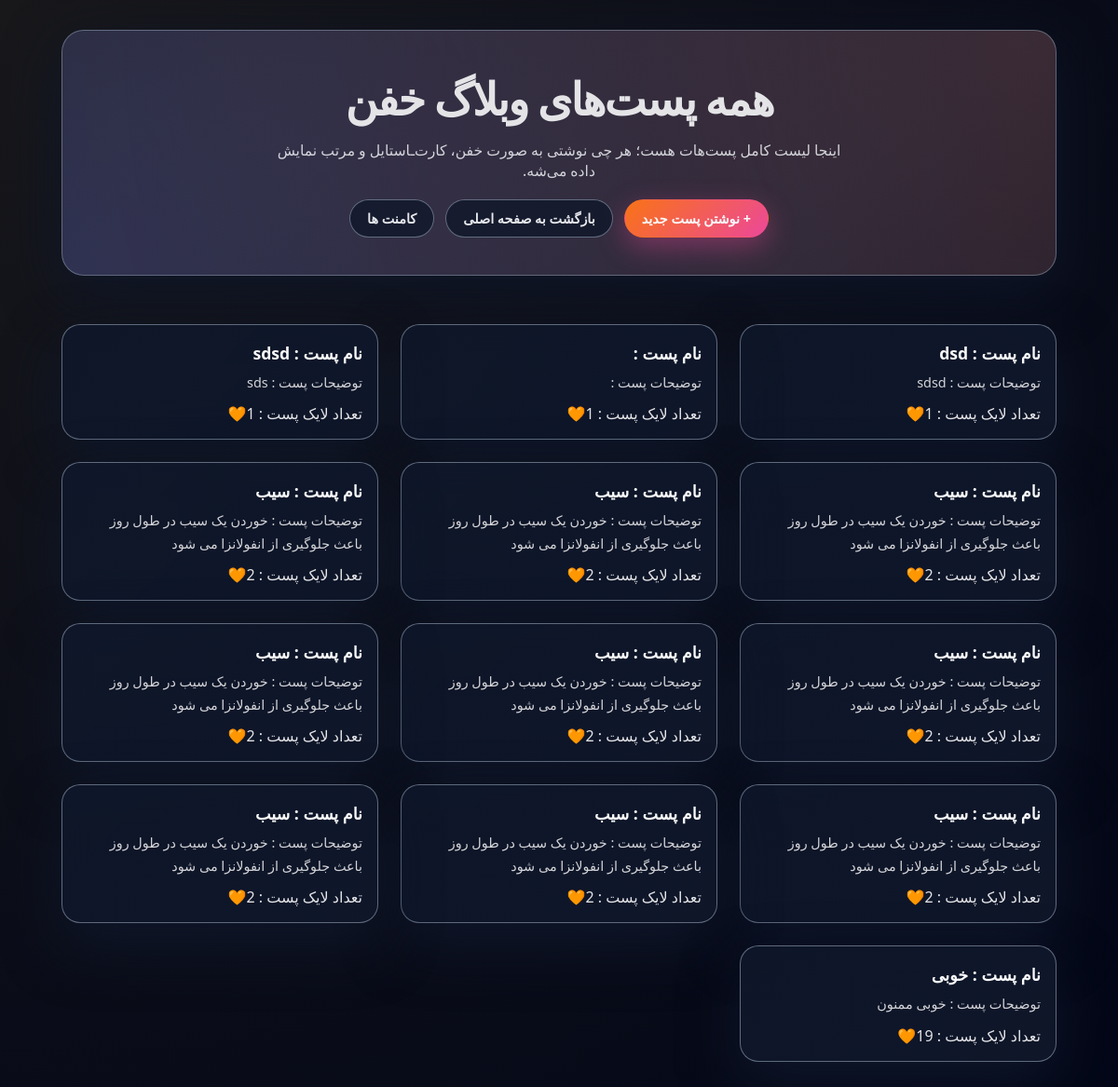
The app's page /posts/, older data.
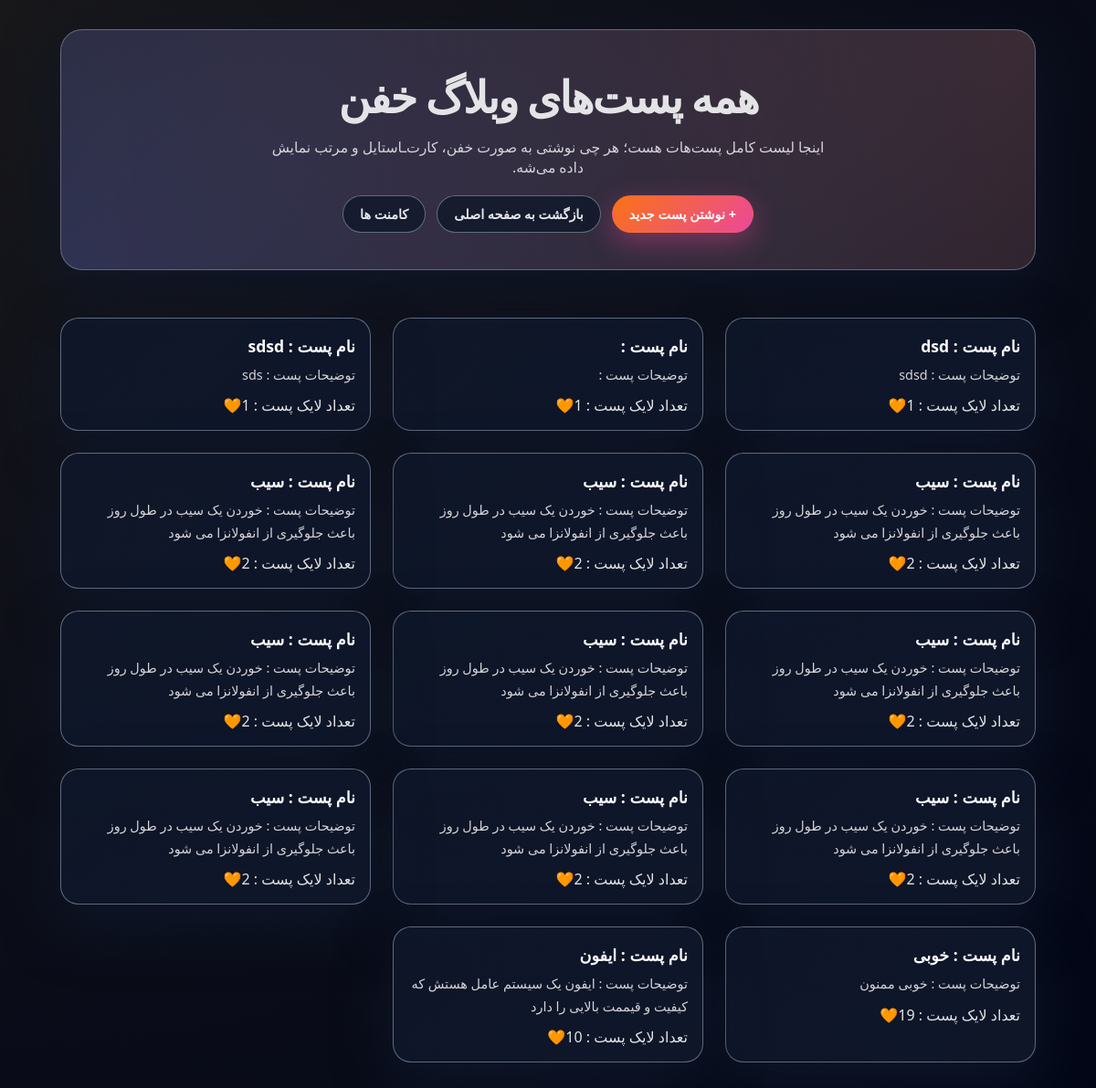
The same page, newer data.
### BlogPost/models.py (models this page shows)
class blogPost(models.Model):
    title = models.CharField(max_length=100)
    desc = models.TextField()
    likes = models.IntegerField(max_length=2)
    Publish = models.DateTimeField(auto_now_add=True)
    Update = models.DateTimeField(auto_now=True)

### BlogPost/views.py (the view)
# urls.py: path('posts/', index, name='posts'),
def index(request):
    posts = blogPost.objects.all()
    context = {
        'posts': posts
    }
    return render(request, "base/index.html", context)

### BlogPost/templates/base/index.html (shortened to what this page needs)
{% load static %}
<!DOCTYPE html>
<html lang="fa">
<head>
    <link rel="stylesheet" href="{% static 'css/style.css' %}">
</head>
<body>
<div class="page-wrapper">
  <header class="site-header hero-section">
    <div class="hero-content">
      <h1 class="site-title">همه پست‌های وبلاگ خفن</h1>
      <p class="site-subtitle">
        اینجا لیست کامل پست‌هات هست؛ هر چی نوشتی به صورت خفن، کارت‌ـاستایل و مرتب نمایش داده می‌شه.
      </p>
      <div class="hero-actions">
        <a href="{% url 'addpost' %}" class="btn btn-primary">+ نوشتن پست جدید</a>
        <a href="{% url 'home' %}" class="btn btn-secondary">بازگشت به صفحه اصلی</a>
        <a href="{% url 'comment' %}" class="btn btn-secondary">کامنت ها </a>
      </div>
    </div>
  </header>
  <main class="content">
    <section id="posts" class="posts-grid">
      {% for post in posts %}
      <article class="post-card glass-card">
        <div class="post-card-header">
          <h2 class="post-title"> نام پست : {{ post.title }}</h2>
        </div>
        <p class="post-description">
          توضیحات پست : {{ post.desc }}
        </p>
        <p>
          تعداد لایک پست : {{ post.likes }}🧡
        </p>
      </article>
      {% empty %}
      <p class="empty-state">هنوز پستی ثبت نشده 😅 اولین نفری باش که یه پست خفن می‌نویسی!</p>
      {% endfor %}
    </section>
  </main>
</div>
</body>
</html>

Row changes from the older to the newer data that the page shows:
added blogPost: title "ایفون", desc "ایفون یک سیستم عامل هستش که کیفیت و قیممت بالایی را دارد", likes "10"
